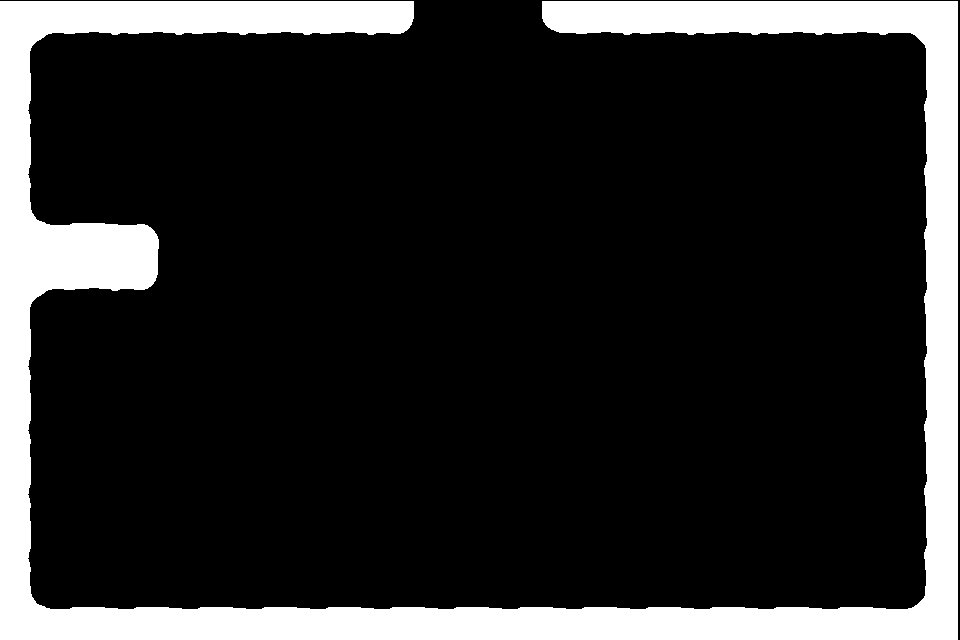

A level layout from a 2D game, rendered from its tile map. Below: a short description, then the map file with its tile-grid data intact:
An orthogonal 15x10 tile map with 64x64 px tiles, 1 tile layer (Camada de Tiles 1) and 27 objects.

<map version="1.0" orientation="orthogonal" renderorder="right-down" width="15" height="10" tilewidth="64" tileheight="64" nextobjectid="38">
 <tileset firstgid="1" source="TilesetSimples/tileset.tsx" />
 <layer name="Camada de Tiles 1" width="15" height="10" offsetx="-2" offsety="1">
  <data encoding="csv">
10,12,12,12,12,12,13,0,11,12,12,12,12,12,9,
8,0,0,0,0,0,0,0,0,0,0,0,0,0,6,
8,0,0,0,0,0,0,0,0,0,0,0,0,0,6,
5,2,3,0,0,0,0,0,0,0,0,0,0,0,6,
10,12,13,0,0,0,0,0,0,0,0,0,0,0,6,
8,0,0,0,0,0,0,0,0,0,0,0,0,0,6,
8,0,0,0,0,0,0,0,0,0,0,0,0,0,6,
8,0,0,0,0,0,0,0,0,0,0,0,0,0,6,
8,0,0,0,0,0,0,0,0,0,0,0,0,0,6,
5,2,2,2,2,2,2,2,2,2,2,2,2,2,4
</data>
 </layer>
 <objectgroup name="Camada de Objetos 1">
  <object id="3" gid="14" x="64" y="610" width="64" height="64" />
  <object id="4" gid="14" x="128" y="609" width="64" height="64" />
  <object id="5" gid="14" x="193" y="610" width="64" height="64" />
  <object id="6" gid="14" x="257" y="609" width="64" height="64" />
  <object id="7" gid="14" x="320" y="611" width="64" height="64" />
  <object id="8" gid="14" x="385" y="609" width="64" height="64" />
  <object id="9" gid="14" x="448" y="609" width="64" height="64" />
  <object id="10" gid="14" x="511" y="609" width="64" height="64" />
  <object id="11" gid="14" x="577" y="610" width="64" height="64" />
  <object id="12" gid="14" x="641" y="609" width="64" height="64" />
  <object id="13" gid="14" x="702" y="610" width="64" height="64" />
  <object id="14" gid="14" x="766" y="609" width="64" height="64" />
  <object id="15" gid="14" x="829" y="609" width="64" height="64" />
  <object id="23" gid="24" x="57" y="217" width="64" height="64" />
  <object id="24" gid="21" x="192" y="320" width="64" height="64" />
  <object id="25" gid="21" x="320" y="321" width="64" height="64" />
  <object id="26" gid="21" x="447" y="321" width="64" height="64" />
  <object id="27" gid="21" x="575" y="320" width="64" height="64" />
  <object id="28" gid="21" x="703" y="321" width="64" height="64" />
  <object id="29" gid="21" x="831" y="320" width="64" height="64" />
  <object id="30" gid="22" x="255" y="319" width="64" height="64" />
  <object id="31" gid="22" x="384" y="320" width="64" height="64" />
  <object id="32" gid="22" x="512" y="319" width="64" height="64" />
  <object id="33" gid="22" x="640" y="321" width="64" height="64" />
  <object id="34" gid="22" x="768" y="321" width="64" height="64" />
  <object id="35" gid="23" x="768" y="193" width="64" height="64" />
  <object id="36" gid="18" x="832" y="257" width="64" height="64" />
 </objectgroup>
</map>
